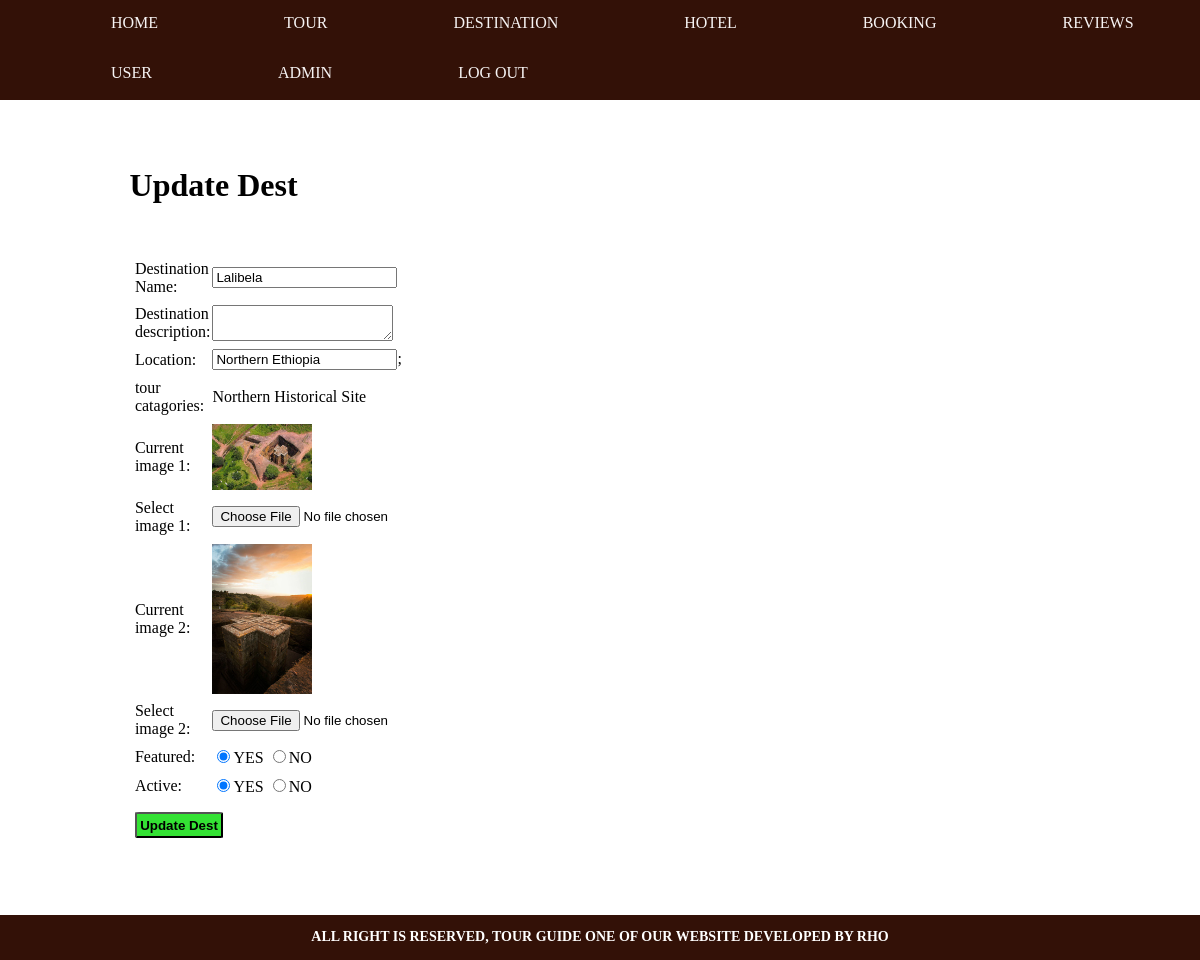
The app's page /admin/update-destination.php?id=23 (signed in) with its own data.
### tables this page shows
CREATE TABLE `destination` (
  `id` int(10) UNSIGNED NOT NULL,
  `destination_name` varchar(255) NOT NULL,
  `image_name` varchar(255) NOT NULL,
  `tours_id` int(10) UNSIGNED NOT NULL,
  `location` varchar(255) NOT NULL,
  `description` varchar(1500) NOT NULL,
  `featured` varchar(10) NOT NULL,
  `active` varchar(10) NOT NULL,
  `image2_name` varchar(255) DEFAULT NULL
);

CREATE TABLE `tours` (
  `id` int(10) UNSIGNED NOT NULL,
  `tour_name` varchar(255) NOT NULL,
  `tour_description` varchar(3500) DEFAULT NULL,
  `image_name` varchar(255) DEFAULT NULL,
  `featured` varchar(10) NOT NULL,
  `active` varchar(10) NOT NULL,
  `image2_name` varchar(255) DEFAULT NULL
);

### admin/update-destination.php (the view, shortened to what this page needs)
<?php include('partials/menu.php');?>
<div class="main-content">
    <div class="wrapper ">
              <h1> Update Dest</h1>
              <br><br>
     <?php
     if(isset($_GET['id'])){
              $id=$_GET['id'];
              $max="SELECT * FROM destination WHERE id=$id";
              $rex=mysqli_query($conn,$max);
              if($rex==true)
              {
                $countx=mysqli_num_rows($rex);
                    if($countx==1)
                    {
                        $row=mysqli_fetch_assoc($rex);
                        $destination_name=$row['destination_name'];
                        $description=$row['description'];
                        $location=$row['location'];
                        $prev_tour_id=$row['tours_id'];
                        $current_image=$row['image_name'];
                        $current_image2=$row['image2_name'];
                        $featured=$row['featured'];
                        $active=$row['active'];
                    }
                    else
                    {
                    header("location:".SITEURL.'admin/manage-destination.php');
                    }
             }
             $mid="SELECT*FROM tours WHERE id=$prev_tour_id";
             $rem=mysqli_query($conn,$mid);
             if($rem==TRUE)
             {
                 $cont=mysqli_num_rows($rem);
                 if($cont==1)
                 {
                     $row=mysqli_fetch_assoc($rem);
                     $tour_name=$row['tour_name'];
                 }
             }
            }
            ?>
<form action="" method="POST" enctype="multipart/form-data">
            <table class="tbl-30">
                <tr>
                    <td>Destination Name: </td>
                    <td>
                        <input type="text" name="destination_name" placeholder="Enter destination name "  value="<?php echo $destination_name?>"/>
                    </td>
                </tr>
                <tr>
                    <td>Destination description: </td>
                    <td>
                        <textarea name="description"> <?php echo $description ?> </textarea>
                    </td>
                </tr>
                <tr>
                    <td>Location: </td>
                    <td>
                        <input type="text" name="location" value="<?php echo $location ?>">;
                    </td>
                </tr>
                <tr>
                    <td>tour catagories: </td>
                    <td>
                <?php
                echo $tour_name;
                ?>
                    </td>
                </tr>
                <tr>
                    <td> Current image 1: </td>
                    <td>
                        <?php
                        if($current_image != ""){
                            ?><img src="<?php echo SITEURL; ?>assets/images/destination/<?php echo $current_image; ?>"width="100px">
                         <?php
                           }
                        else{
                            echo "NO destination image 1";
                             }
                        ?>
                    </td>
                </tr>
                <tr>
                    <td>Select image 1: </td>
                    <td>
                        <input type="file" name="image_name">
                    </td>
                </tr>
                <tr>
                    <td>Current image 2: </td>
                    <td>
                        <?php
                        if($current_image2!= ""){
                           ?> <img src="<?php echo SITEURL; ?>assets/images/destination/<?php echo $current_image2; ?>" width="100px">
                    <?php
                    }
                        else{
                            echo "NO destination image 2";
                        }
                        ?>
                    </td>
                </tr>
                <tr>
                    <td>Select image 2: </td>
                    <td>
                        <input type="file" name="image2_name">
                    </td>
                </tr>
                <tr>
                    <td>Featured: </td>
                    <td>
                        <input <?php if($featured=='YES'){echo "checked";} ?>  type="radio"  name="featured" value="YES">YES
                        <input <?php if($featured=='NO'){echo "checked";} ?>   type="radio"  name="featured" value="NO">NO
                    </td>
                </tr>
                <tr>
                    <td>Active: </td>
                    <td>
                        <input  <?php if($active=="YES"){echo "checked";} ?> type="radio"  name="active" value="YES" >YES
                        <input  <?php if($active=="NO"){echo "checked";} ?> type="radio"  name="active" value="NO" >NO
                    </td>
                </tr>
                <tr>
                    <td colspan="2">
                        <input type="submit"  name="submits" class='btn-secondary' value="Update Dest">
                    </td>
                </tr>
                </table>
                    </form>
                    </div>
                    </div>
<?php include('partials/footer.php');?>

### css/admin.css (style rules this page uses)
body { line-height: 1; margin: 0; }
.wrapper { padding:1%; width:80%; margin:0 auto; }
.main-content { margin:1%; background-color: white; padding: 2% 0; }
.tbl-30 { width:30%; }
table tr td { padding: 1%; }
.btn-secondary { font-size: none; background-color:rgb(52, 226, 52); padding: 1%; margin-top:8px; margin-bottom: 8px; font-weight: bold; color:black; text-decoration: none; border-radius: 5%; }

### records on screen
destination: destination_name "Lalibela", location "Northern Ethiopia", image_name (picture), image2_name (picture), featured "☑", active "☑"
tours: tour_name "Northern Historical Site"
